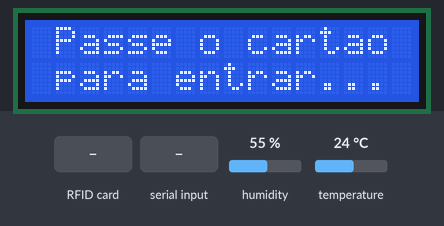
This sketch was run on a simulated Arduino Uno R4 WiFi. Shown: 16×2 character LCD. The test bench sets the inputs (shaded band); at power-on: humidity 55 %, temperature 24 °C. The local clock reads 2024-03-15 10:24:30 at power-on unless the sketch sets it; what the sketch prints to the serial monitor is not drawn.

Above: at 3.3 s.
3.4 s: RFID card D2 D5 45 02 held to the reader
At 4.6 s:
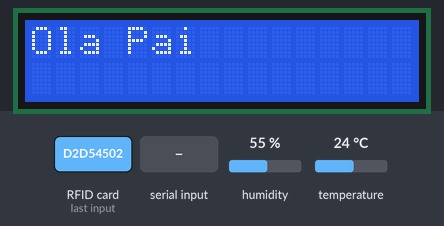
11.6 s: RFID card 9E 5C 36 02 held to the reader
At 12.7 s:
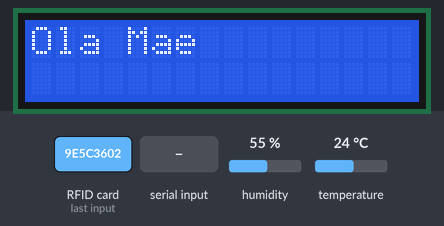
23.4 s: "FAN_ON\n" received over Serial
At 24.7 s:
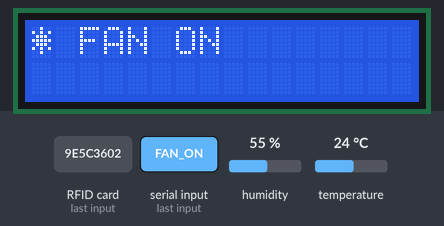
34.1 s: RFID card D3 C0 D8 2C held to the reader
At 34.6 s:
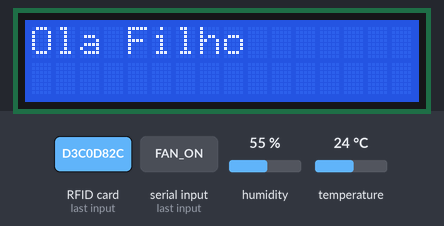
45.9 s: "FAN_OFF\n" received over Serial
At 46.6 s:
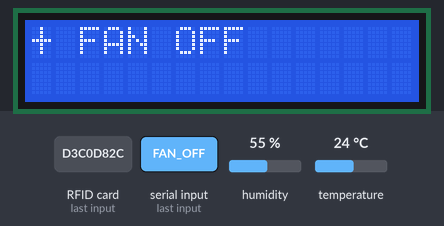
57.4 s: RFID card D3 C0 D8 2C held to the reader
At 58.7 s:
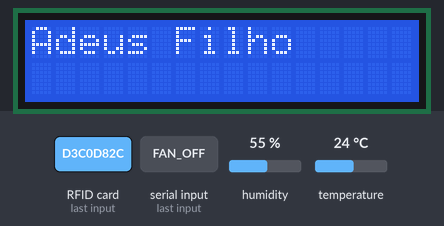
Timing chart, 0 to 60.4 s (numbered marks = the images above; inputs shaded):
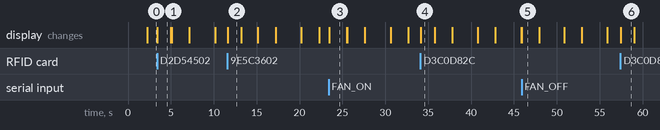

The sketch:

arduino_r4_main.ino
```cpp
/*
 * SISTEMA DE CONTROLE INTELIGENTE - ARDUINO R4 WIFI
 * Atualização: AUTO-LOGOUT e CSV Uniforme
 */

#include <Wire.h>
#include <LiquidCrystal_I2C.h>
#include <SPI.h>
#include <SD.h>
#include <RTClib.h>
#include <MFRC522.h>
#include <DHT.h>
#include <WiFiS3.h>
#include <ArduinoJson.h>

#define DHT_PIN 2
#define DHT_TYPE DHT11
#define SD_CS_PIN 4
#define RST_PIN 9
#define SS_PIN 10

LiquidCrystal_I2C lcd(0x27, 16, 2);
DHT dht(DHT_PIN, DHT_TYPE);
MFRC522 rfid(SS_PIN, RST_PIN);
RTC_DS3231 rtc;

struct User {
  String uid;
  String name;
  byte age;
  bool isActive;
  unsigned long lastSeen;
};

User users[10] = {
  {"D2D54502", "Pai", 45, false, 0},
  {"9E5C3602", "Mae", 42, false, 0},
  {"D3C0D82C", "Filho", 16, false, 0}
};
const byte NUM_USERS = 3;
User* currentUser = nullptr;

enum LCDState { LCD_USER, LCD_FAN_ON, LCD_FAN_OFF, LCD_TEMP_HUM, LCD_WELCOME };
LCDState lcdState = LCD_WELCOME;
unsigned long lcdStateTimer = 0;
unsigned long lastTempDisplay = 0;
const unsigned long TEMP_DISPLAY_INTERVAL = 5000;
const unsigned long MESSAGE_DISPLAY_TIME = 2000;

byte grauChar[8] = {B00110, B01001, B01001, B00110, B00000, B00000, B00000, B00000};
byte fanOnChar[8] = {B00100, B10101, B01110, B11111, B01110, B10101, B00100, B00000};
byte fanOffChar[8] = {B00100, B00100, B00100, B11111, B00100, B00100, B00100, B00000};
byte userChar[8] = {B01110, B01110, B00100, B01110, B10101, B00100, B01010, B10001};

float currentTemp = 0;
float currentHumidity = 0;
unsigned long lastSensorRead = 0;
const unsigned long SENSOR_INTERVAL = 5000;
unsigned long lastUserCheck = 0;
const unsigned long USER_TIMEOUT = 300000;
bool fanState = false;
String commandBuffer = "";

unsigned long lastDataLog = 0;
const unsigned long LOG_INTERVAL = 300000;

void setup() {
  Serial.begin(9600);

  lcd.init(); lcd.backlight();
  lcd.createChar(0, grauChar); lcd.createChar(1, fanOnChar);
  lcd.createChar(2, fanOffChar); lcd.createChar(3, userChar);

  SPI.begin();
  rfid.PCD_Init();
  dht.begin();
  if (!rtc.begin()) rtc.adjust(DateTime(F(__DATE__), F(__TIME__)));

  lcd.clear(); lcd.print("SISTEMA PRONTO"); delay(2000); updateLCDDisplay();
}

void loop() {
  if (millis() - lastDataLog > LOG_INTERVAL) {
    logPeriodicData();
    lastDataLog = millis();
  }
  updateLCDDisplay();
  if (millis() - lastSensorRead > SENSOR_INTERVAL) {
    readSensors(); lastSensorRead = millis();
  }
  checkUserTimeout();
  checkRFID();
  processSerialCommands();
  delay(50);
}

// --- FUNÇÃO MODIFICADA: CHECK RFID COM AUTO-LOGOUT ---
void checkRFID() {
  if (!rfid.PICC_IsNewCardPresent() || !rfid.PICC_ReadCardSerial()) return;

  String uid = "";
  for (byte i = 0; i < rfid.uid.size; i++) {
    if (rfid.uid.uidByte[i] < 0x10) uid += "0";
    uid += String(rfid.uid.uidByte[i], HEX);
  }
  uid.toUpperCase();

  User* foundUser = nullptr;
  for (int i = 0; i < NUM_USERS; i++) {
    if (users[i].uid == uid) { foundUser = &users[i]; break; }
  }

  if (foundUser) {
    // 1. Cenário: A mesma pessoa passou o cartão para sair
    if (foundUser->isActive) {
      Serial.print("Logout manual: "); Serial.println(foundUser->name);
      showUserLogout(foundUser->name);
      logEvent("USER_LOGOUT", foundUser);
      foundUser->isActive = false;
      currentUser = nullptr;
    }
    // 2. Cenário: Login de nova pessoa
    else {
      // *** MODIFICAÇÃO AQUI ***
      // Antes de logar o novo, verificamos se alguém (incluindo outros) estava logado
      for (int i = 0; i < NUM_USERS; i++) {
        if (users[i].isActive) {
          // Força o registo de logout do utilizador anterior
          logEvent("USER_LOGOUT", &users[i]);
          users[i].isActive = false;
          Serial.print("Auto-Logout de: "); Serial.println(users[i].name);
        }
      }

      // Agora fazemos o Login limpo
      Serial.print("Login: "); Serial.println(foundUser->name);
      foundUser->isActive = true;
      foundUser->lastSeen = millis();
      currentUser = foundUser;
      showUserLogin(foundUser->name);
      logEvent("USER_LOGIN", foundUser);
    }
  } else {
    Serial.print("Cartão desconhecido: "); Serial.println(uid);
  }

  rfid.PICC_HaltA();
  rfid.PCD_StopCrypto1();
}

// --- RESTO DAS FUNÇÕES MANTIDAS IGUAIS ---

void setupLCD() {
  // Já incluído no setup simplificado acima, mas mantido a estrutura
}

void updateLCDDisplay() {
  unsigned long currentTime = millis();
  if (currentTime - lastTempDisplay >= TEMP_DISPLAY_INTERVAL && lcdState == LCD_USER) {
    showTemperatureHumidity(); lastTempDisplay = currentTime; return;
  }
  if (lcdState == LCD_FAN_ON || lcdState == LCD_FAN_OFF || lcdState == LCD_TEMP_HUM) {
    if (currentTime - lcdStateTimer >= MESSAGE_DISPLAY_TIME) {
      lcdState = currentUser ? LCD_USER : LCD_WELCOME; displayCurrentState();
    }
    return;
  }
  if (lcdState == LCD_USER || lcdState == LCD_WELCOME) displayCurrentState();
}

void displayCurrentState() {
  lcd.clear();
  if (currentUser) {
    lcd.setCursor(0, 0); lcd.write(3); lcd.print(" "); lcd.print(currentUser->name);
    lcd.setCursor(14, 1); if (fanState) lcd.write(1); else lcd.print(" ");
    lcdState = LCD_USER;
  } else {
    lcd.setCursor(0, 0); lcd.print(" Passe o cartao ");
    lcd.setCursor(0, 1); lcd.print(" para entrar... ");
    lcdState = LCD_WELCOME;
  }
}

void showTemperatureHumidity() {
  lcd.clear();
  lcd.print("T:"); lcd.print(currentTemp, 1); lcd.write(0); lcd.print("C H:"); lcd.print(currentHumidity, 0); lcd.print("%");
  lcdState = LCD_TEMP_HUM; lcdStateTimer = millis();
}

void showFanOn() {
  lcd.clear(); lcd.setCursor(0,0); lcd.write(1); lcd.print(" FAN ON"); lcdState = LCD_FAN_ON; lcdStateTimer = millis();
}

void showFanOff() {
  lcd.clear(); lcd.setCursor(0,0); lcd.write(2); lcd.print(" FAN OFF"); lcdState = LCD_FAN_OFF; lcdStateTimer = millis();
}

void showUserLogin(String userName) {
  lcd.clear(); lcd.print("Ola "); lcd.print(userName); delay(1500); lcdState = LCD_USER;
}

void showUserLogout(String userName) {
  lcd.clear(); lcd.print("Adeus "); lcd.print(userName); delay(1500); lcdState = LCD_WELCOME;
}

void readSensors() {
  float h = dht.readHumidity(); float t = dht.readTemperature();
  if (!isnan(h) && !isnan(t)) { currentTemp = t; currentHumidity = h; }
}

void checkUserTimeout() {
  if (millis() - lastUserCheck < 60000) return;
  lastUserCheck = millis();
  for (int i = 0; i < NUM_USERS; i++) {
    if (users[i].isActive && (millis() - users[i].lastSeen > USER_TIMEOUT)) {
      logEvent("USER_TIMEOUT", &users[i]);
      users[i].isActive = false;
      if (currentUser == &users[i]) { currentUser = nullptr; displayCurrentState(); }
    }
  }
}

void processSerialCommands() {
  while (Serial.available()) {
    char c = Serial.read();
    if (c == '\n') { processCommand(commandBuffer); commandBuffer = ""; }
    else commandBuffer += c;
  }
}

void processCommand(String cmd) {
  cmd.trim();
  if (cmd == "FAN_ON") { fanState = true; showFanOn(); }
  else if (cmd == "FAN_OFF") { fanState = false; showFanOff(); }
}

void sendToPC(DateTime& now, User* user, String action) {
  Serial.print("CSV_DATA,");
  Serial.print(now.unixtime()); Serial.print(",");
  Serial.print(user ? user->uid : "SYSTEM"); Serial.print(",");
  Serial.print(user ? user->name : "Ninguem"); Serial.print(",");
  Serial.print(action); Serial.print(",");
  Serial.print(currentTemp); Serial.print(",");
  Serial.print(currentHumidity); Serial.print(",");
  Serial.println(fanState ? "1" : "0");
}

void logEvent(String action, User* user) {
  DateTime now = rtc.now();
  sendToPC(now, user, action);
  if (user) user->lastSeen = millis();
}

void logPeriodicData() {
  readSensors();
  DateTime now = rtc.now();
  sendToPC(now, currentUser, "AUTO_LOG");
}
```

Measured:
- after the input at 3.4 s, the display: changes at once (image 1)
- after the input at 11.6 s, the display: changes at once (image 2)
- after the input at 23.4 s, the display: changes at once (image 3)
- after the input at 34.1 s, the display: changes after 0.05 s (image 4)
- after the input at 45.9 s, the display: changes at once (image 5)
- after the input at 57.4 s, the display: changes at once (image 6)
- what the display in image 1 shows lasts 1.6 s, from 3.4 s to 5.0 s
